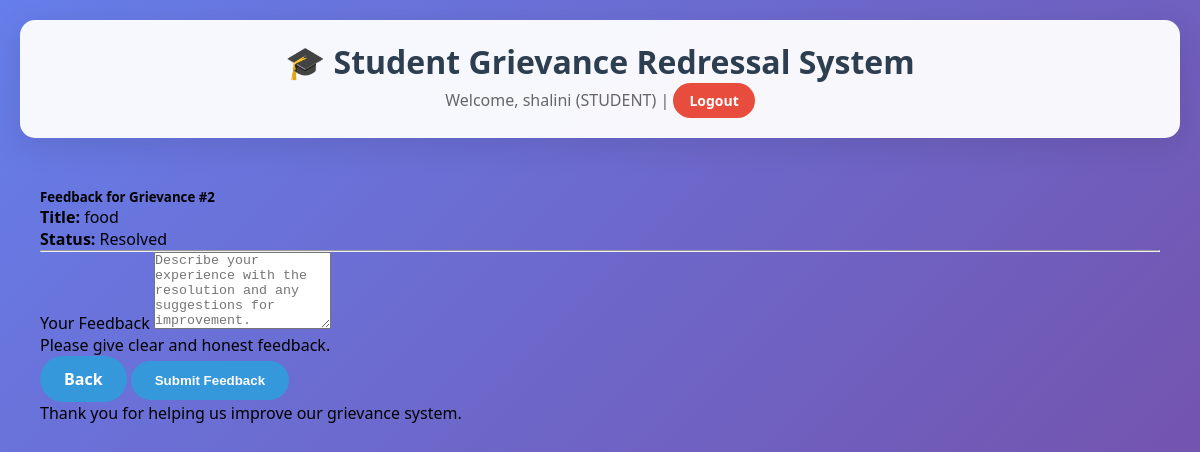
Screenshot of /grievance/2/feedback (signed in) with the database file from the repository.
### tables this page shows
CREATE TABLE users (
        id INTEGER PRIMARY KEY AUTOINCREMENT,
        email TEXT UNIQUE,
        password TEXT,
        name TEXT,
        role TEXT CHECK(role IN ('student', 'admin', 'grievance-cell')),
        student_id TEXT
    );

CREATE TABLE grievances (
        id INTEGER PRIMARY KEY AUTOINCREMENT,
        title TEXT,
        description TEXT,
        category TEXT CHECK(category IN ('academic','administrative','hostel','examination')),
        anonymous INTEGER DEFAULT 0,
        status TEXT DEFAULT 'pending' CHECK(status IN ('pending','under-review','resolved','escalated','closed')),
        priority TEXT DEFAULT 'medium',
        submitted_by INTEGER,
        assigned_to TEXT DEFAULT '',
        resolution TEXT,
        submitted_date DATETIME DEFAULT CURRENT_TIMESTAMP,
        resolved_date DATETIME,
        feedback TEXT,
        FOREIGN KEY (submitted_by) REFERENCES users (id)
    );

### app.py (the view, shortened to what this page needs)
@app.route('/grievance/<int:id>/feedback', methods=['GET', 'POST'])
@login_required
def grievance_feedback(id):
    if current_user.role != 'student':
        flash('Only students can give feedback.', 'error')
        return redirect(url_for('home'))
    conn = sqlite3.connect('grievance.db')
    cursor = conn.cursor()
    cursor.execute(
        "SELECT id, title, status, feedback, submitted_by FROM grievances WHERE id = ?",
        (id,)
    )
    row = cursor.fetchone()
    if not row:
        conn.close()
        flash('Grievance not found.', 'error')
        return redirect(url_for('student_dashboard'))
    gr_id, title, status, existing_feedback, submitted_by = row
    if submitted_by != current_user.id:
        conn.close()
        flash('You are not allowed to give feedback for this grievance.', 'error')
        return redirect(url_for('student_dashboard'))
    if status not in ['resolved', 'closed']:
        conn.close()
        flash('Feedback is allowed only after grievance is resolved or closed.', 'error')
        return redirect(url_for('student_dashboard'))
    conn.close()
    return render_template(
        'grievance_feedback.html',
        grievance_id=gr_id,
        title=title,
        status=status,
        feedback=existing_feedback
    )

### app.py (called while the page is built)
@login_manager.user_loader
def load_user(user_id):
    conn = sqlite3.connect('grievance.db')
    cursor = conn.cursor()
    cursor.execute('SELECT id, role, name, student_id FROM users WHERE id = ?', (user_id,))
    user_data = cursor.fetchone()
    conn.close()
    if user_data:
        return User(user_data[0], user_data[1], user_data[2], user_data[3])
    return None

### templates/grievance_feedback.html
{% extends "base.html" %}
{% block content %}
<div class="container my-5">
  <div class="row justify-content-center">
    <div class="col-md-8 col-lg-6">
      <div class="card shadow-sm border-0">
        <div class="card-header bg-primary text-white">
          <h5 class="mb-0">Feedback for Grievance #{{ grievance_id }}</h5>
        </div>
        <div class="card-body">
          <div class="mb-3">
            <p class="mb-1"><strong>Title:</strong> {{ title }}</p>
            <p class="mb-1">
              <strong>Status:</strong>
              <span class="badge
                {% if status == 'resolved' %}
                  bg-success
                {% elif status == 'closed' %}
                  bg-secondary
                {% else %}
                  bg-warning text-dark
                {% endif %}
              ">
                {{ status|capitalize }}
              </span>
            </p>
          </div>
          <hr>
          <form method="post">
            <div class="mb-3">
              <label for="feedback" class="form-label">Your Feedback</label>
              <textarea
                id="feedback"
                name="feedback"
                class="form-control"
                rows="5"
                placeholder="Describe your experience with the resolution and any suggestions for improvement."
              >{{ feedback or '' }}</textarea>
              <div class="form-text">
                Please give clear and honest feedback.
              </div>
            </div>
            <div class="d-flex justify-content-between">
              <a href="{{ url_for('student_dashboard') }}" class="btn btn-outline-secondary">
                Back
              </a>
              <button type="submit" class="btn btn-primary">
                Submit Feedback
              </button>
            </div>
          </form>
        </div>
        <div class="card-footer text-muted small text-center">
          Thank you for helping us improve our grievance system.
        </div>
      </div>
    </div>
  </div>
</div>
{% endblock %}

### templates/base.html (shortened to what this page needs)
<!DOCTYPE html>
<html>
<head>
</head>
<body>
    <div class="container">
        <div class="header">
            <h1>🎓 Student Grievance Redressal System</h1>
            {% if current_user.is_authenticated %}
                <p style="text-align: center; color: #666;">
                    Welcome, {{ current_user.name }} ({{ current_user.role|upper }}) |
                    <a href="{{ url_for('logout') }}" class="btn btn-danger" style="font-size: 14px; padding: 8px 16px;">Logout</a>
                </p>
            {% endif %}
        </div>
        {% block content %}{% endblock %}
    </div>
</body>
</html>

### templates/base.html (style rules this page uses)
* { margin: 0; padding: 0; box-sizing: border-box; }
body { font-family: 'Segoe UI', Tahoma, Geneva, Verdana, sans-serif; background: linear-gradient(135deg, #667eea 0%, #764ba2 100%); min-height: 100vh; }
.container { max-width: 1200px; margin: 0 auto; padding: 20px; }
.header { background: rgba(255,255,255,0.95); padding: 20px; border-radius: 15px; margin-bottom: 30px; box-shadow: 0 8px 32px rgba(0,0,0,0.1); }
.header h1 { color: #2c3e50; text-align: center; }
.btn { background: #3498db; color: white; padding: 12px 24px; border: none; border-radius: 25px; text-decoration: none; display: inline-block; cursor: pointer; font-weight: bold; transition: all 0.3s; }
.btn-danger { background: #e74c3c; }

### rows the page displays
users: name "shalini", role "STUDENT"
grievances: title "food", status "Resolved"

### other values shown
{{ grievance_id }} "2"
